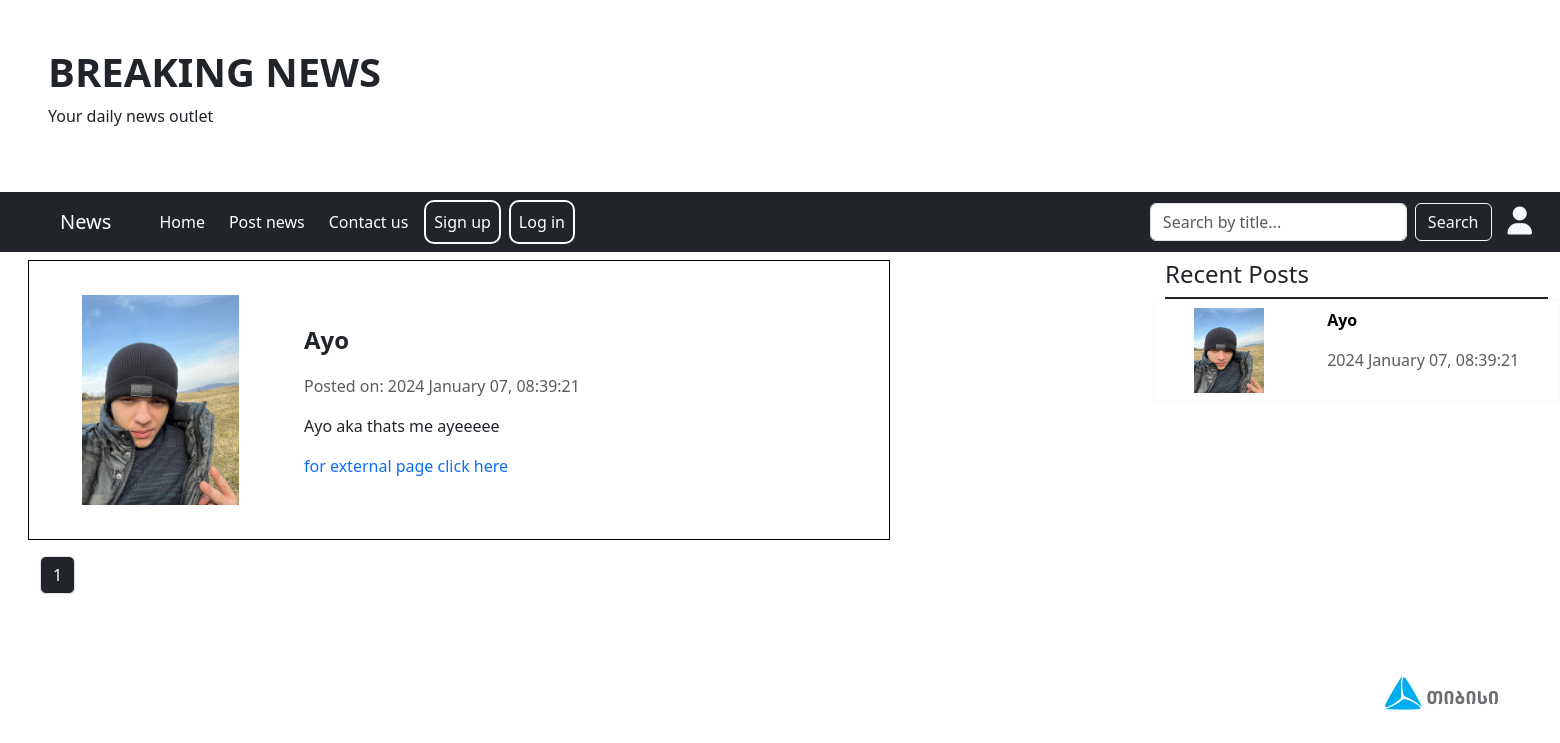
The page /1 on the database its author committed.
### models.py (models this page shows, shortened)
class BaseModel:
  def create(self):
    db.session.add(self)
    db.session.commit()

class PostModel(db.Model, BaseModel):
  id = db.Column(db.Integer, primary_key=True)
  image = db.Column(db.String, nullable=False)
  title = db.Column(db.String(25), nullable=False)
  description = db.Column(db.String(75), nullable=False)
  date = db.Column(db.DateTime, default=datetime.utcnow())
  user_id = db.Column(db.Integer, db.ForeignKey('user_model.id'), nullable=False)
  user = db.relationship('UserModel', backref='post', lazy=True)

### routes.py (the view)
@app.route('/<int:page_id>')
def home(page_id):
   all_table_information = PostModel.query.order_by(PostModel.id.desc()).limit(5)
   all_information = PostModel.query.paginate(per_page=5, page=page_id)
   return render_template('base.html', all_table_information = all_table_information, all_information=all_information)

### templates/base.html (shortened to what this page needs)
<!DOCTYPE html>
<html lang="en">
<head>
  <link rel="stylesheet" href="/static/css/style.css">
  <link href="https://cdn.jsdelivr.net/npm/bootstrap@5.3.2/dist/css/bootstrap.min.css" rel="stylesheet">
</head>
<body>
  {% block content %}
  <header class="header__title row d-flex align-items-center justify-content-around">
    {% include 'base_header.html' %}
  </header>
  <nav class="navbar navbar-expand-lg bg-dark">
    {% include 'base_navbar.html' %}
  </nav>
  <div class="container-fluid d-flex mt-2 main">
    <div class="all__posts w-75 ms-3 row d-flex flex-column gap-3">
      {% if posts %}
        {% include 'search_results.html' %}
      {% else %}
        {% include 'base_articles.html' %}
      {% endif %}
    </div>
    <aside class="recent__posts w-25">
      {% include 'base_table.html' %}
    </aside>
  </div>
  <footer class="footer__section">
    {% include 'base_footer.html' %}
  </footer>
  {% endblock %}
</body>
</html>

### templates/base_articles.html
{% extends 'base.html' %}
{% block content %}
{% for info in all_information %}
<section class="d-flex w-75 all__posts--section gap-4">
  <div class="col-img img-fluid d-flex justify-content-center align-items-center" style="width: 239px;">
    <img src="/static/img/{{ info.image }}" alt="image" class="img-fluid" style="max-width: 180px; max-height: 210px;">
  </div>
  <div class="col-text d-flex justify-content-center flex-column">
    <p class="fw-bold article__title">{{ info.title }}</p>
    <p class="text-muted relase__date">Posted on: {{ info.date.strftime('%Y %B %d, %H:%M:%S ')  }} </p>
    <p class="description__text">
      {{ info.description }}
    </p>
    <a href="/post/{{ info.id }}" class="more__info">
      for external page click here
    </a>
  </div>
</section>
{% endfor %}
<nav aria-label="Page navigation example" class="pb-5">
  <ul class="pagination g-2">
    {% for page in all_information.iter_pages() %}
    <li class="page-item"><a class="page-link bg-dark text-white" href="/{{ page }}">{{ page }}</a></li>
    {% endfor %}
  </ul>
</nav>
{% endblock %}

### templates/base_table.html
{% extends 'base.html' %}
{% block content %}
<table class="table table-bordered border-2 border-light">
  <thead>
    <h4>Recent Posts</h4>
  </thead>
  <div class="table-group-divider"></div>
  {% for info in all_table_information %}
    <tbody>
      <tr class="row d-flex flex-column">
        <td class="col table--column">
          <div class="d-flex justify-content-around wrapper">
            <picture>
              <img src="/static/img/{{ info.image }}" width="70px" height="85px" alt="img" class="table__image">
            </picture>
            <div class="introduction">
              <p class="fw-bold">{{ info.title }}</p>
              <p class="text-muted">{{ info.date.strftime('%Y %B %d, %H:%M:%S ') }}</p>
            </div>
          </div>
        </td>
      </tr>
    </tbody>
  {% endfor %}
</table>
{% endblock %}

### static/css/style.css (style rules this page uses)
* { padding: 0; margin: 0; box-sizing: border-box; }
body { font-family: 'Roboto', sans-serif; overflow-x: hidden; }
.more__info { display: block; }
.col { margin-inline: auto; }
.table--column { height: 14vh; }
.all__posts--section { border: 1px solid black; margin: 0; height: 35vh !important; }
.article__title { font-size: 1.5rem; }
.footer__section { width: 100%; background: #ffff; display: block; }
:any-link { text-decoration: none; }

### rows shown on the page
PostModel: image (picture), title "Ayo", date "2024 January 07, 08:39:21", description "Ayo aka thats me ayeeeee"

### other values the page prints
{{ page }} "1"
